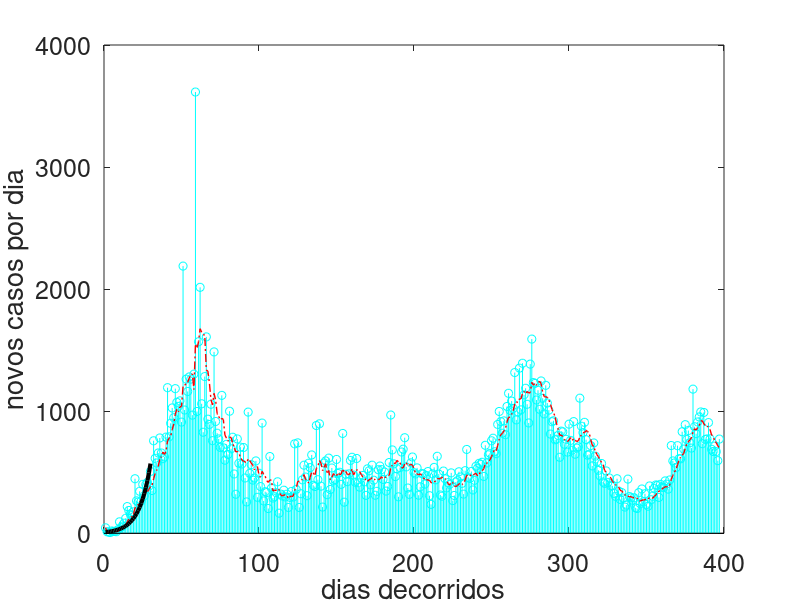

Source code (MATLAB):
clc; clear; close all
dados = load('covid19_casos_rio_2020_2021.csv');
mm7 = dados;
for j=7:length(dados)
    mm7(j) = sum(dados(j-6:j))/7;
end
xdata = 1:30; ydata = mm7(xdata)';
A = [xdata; ones(size(xdata))]';
b = log(ydata)';
x = A\b;
yfit = exp(x(2))*exp(x(1)*xdata);
stem(dados,'oc','LineWidth',0.5)
hold on
plot(  mm7,'-.r','LineWidth',1)
plot( yfit,'-k','LineWidth',3)
hold off
xlabel('dias decorridos')
ylabel('novos casos por dia')
set(gca,'FontSize',18)